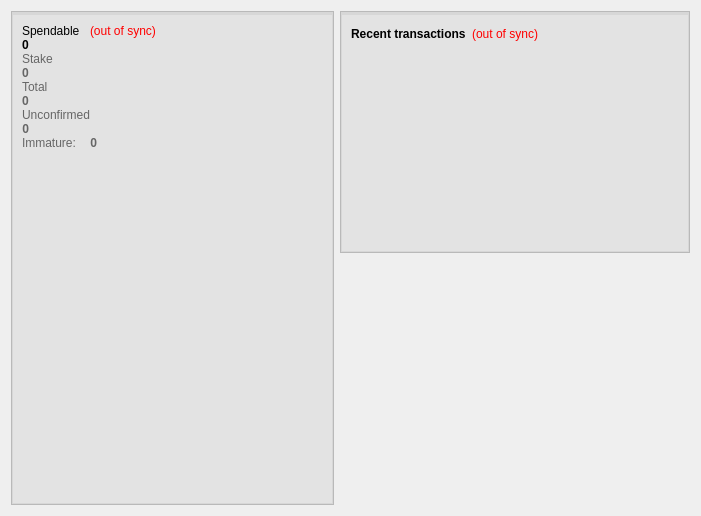
<?xml version="1.0" encoding="UTF-8"?>
<ui version="4.0">
 <class>OverviewPage</class>
 <widget class="QWidget" name="OverviewPage">
  <property name="geometry">
   <rect>
    <x>0</x>
    <y>0</y>
    <width>701</width>
    <height>516</height>
   </rect>
  </property>
  <property name="windowTitle">
   <string>Form</string>
  </property>
  <layout class="QHBoxLayout" name="horizontalLayout" stretch="1,0">
   <item>
    <layout class="QVBoxLayout" name="verticalLayout_2">
     <item>
      <widget class="QFrame" name="frame">
       <property name="styleSheet">
        <string notr="true">#frame
{
background-color: rgb(227, 227, 227);
border: 1px solid rgb(185,185,185);
}

#frame_4
{
border:1px solid rgb(215,215,215);
border-top: 3px solid rgb(215,215,215);
}</string>
       </property>
       <property name="frameShape">
        <enum>QFrame::StyledPanel</enum>
       </property>
       <property name="frameShadow">
        <enum>QFrame::Raised</enum>
       </property>
       <layout class="QVBoxLayout" name="verticalLayout_4">
        <property name="spacing">
         <number>0</number>
        </property>
        <property name="leftMargin">
         <number>0</number>
        </property>
        <property name="topMargin">
         <number>0</number>
        </property>
        <property name="rightMargin">
         <number>0</number>
        </property>
        <property name="bottomMargin">
         <number>0</number>
        </property>
        <item>
         <widget class="QFrame" name="frame_4">
          <property name="frameShape">
           <enum>QFrame::StyledPanel</enum>
          </property>
          <property name="frameShadow">
           <enum>QFrame::Raised</enum>
          </property>
          <layout class="QVBoxLayout" name="verticalLayout_6">
           <item>
            <layout class="QFormLayout" name="formLayout_2">
             <property name="fieldGrowthPolicy">
              <enum>QFormLayout::ExpandingFieldsGrow</enum>
             </property>
             <property name="labelAlignment">
              <set>Qt::AlignLeading|Qt::AlignLeft|Qt::AlignTop</set>
             </property>
             <property name="horizontalSpacing">
              <number>0</number>
             </property>
             <property name="verticalSpacing">
              <number>0</number>
             </property>
             <item row="2" column="0">
              <widget class="QLabel" name="labelBalance">
               <property name="font">
                <font>
                 <weight>75</weight>
                 <bold>true</bold>
                </font>
               </property>
               <property name="cursor">
                <cursorShape>IBeamCursor</cursorShape>
               </property>
               <property name="toolTip">
                <string>Your current spendable balance</string>
               </property>
               <property name="styleSheet">
                <string notr="true">top: -5px;</string>
               </property>
               <property name="text">
                <string notr="true">0</string>
               </property>
               <property name="textInteractionFlags">
                <set>Qt::LinksAccessibleByMouse|Qt::TextSelectableByKeyboard|Qt::TextSelectableByMouse</set>
               </property>
              </widget>
             </item>
             <item row="4" column="0">
              <widget class="QLabel" name="label_6">
               <property name="palette">
                <palette>
                 <active>
                  <colorrole role="WindowText">
                   <brush brushstyle="SolidPattern">
                    <color alpha="255">
                     <red>102</red>
                     <green>102</green>
                     <blue>102</blue>
                    </color>
                   </brush>
                  </colorrole>
                 </active>
                 <inactive>
                  <colorrole role="WindowText">
                   <brush brushstyle="SolidPattern">
                    <color alpha="255">
                     <red>102</red>
                     <green>102</green>
                     <blue>102</blue>
                    </color>
                   </brush>
                  </colorrole>
                 </inactive>
                 <disabled>
                  <colorrole role="WindowText">
                   <brush brushstyle="SolidPattern">
                    <color alpha="255">
                     <red>120</red>
                     <green>120</green>
                     <blue>120</blue>
                    </color>
                   </brush>
                  </colorrole>
                 </disabled>
                </palette>
               </property>
               <property name="text">
                <string>Stake</string>
               </property>
              </widget>
             </item>
             <item row="5" column="0">
              <widget class="QLabel" name="labelStake">
               <property name="palette">
                <palette>
                 <active>
                  <colorrole role="WindowText">
                   <brush brushstyle="SolidPattern">
                    <color alpha="255">
                     <red>102</red>
                     <green>102</green>
                     <blue>102</blue>
                    </color>
                   </brush>
                  </colorrole>
                 </active>
                 <inactive>
                  <colorrole role="WindowText">
                   <brush brushstyle="SolidPattern">
                    <color alpha="255">
                     <red>102</red>
                     <green>102</green>
                     <blue>102</blue>
                    </color>
                   </brush>
                  </colorrole>
                 </inactive>
                 <disabled>
                  <colorrole role="WindowText">
                   <brush brushstyle="SolidPattern">
                    <color alpha="255">
                     <red>120</red>
                     <green>120</green>
                     <blue>120</blue>
                    </color>
                   </brush>
                  </colorrole>
                 </disabled>
                </palette>
               </property>
               <property name="font">
                <font>
                 <weight>75</weight>
                 <bold>true</bold>
                </font>
               </property>
               <property name="cursor">
                <cursorShape>IBeamCursor</cursorShape>
               </property>
               <property name="toolTip">
                <string>Total of coins that was staked, and do not yet count toward the current balance</string>
               </property>
               <property name="text">
                <string notr="true">0</string>
               </property>
               <property name="textInteractionFlags">
                <set>Qt::LinksAccessibleByMouse|Qt::TextSelectableByKeyboard|Qt::TextSelectableByMouse</set>
               </property>
              </widget>
             </item>
             <item row="9" column="0">
              <widget class="QLabel" name="labelTotalText">
               <property name="palette">
                <palette>
                 <active>
                  <colorrole role="WindowText">
                   <brush brushstyle="SolidPattern">
                    <color alpha="255">
                     <red>102</red>
                     <green>102</green>
                     <blue>102</blue>
                    </color>
                   </brush>
                  </colorrole>
                 </active>
                 <inactive>
                  <colorrole role="WindowText">
                   <brush brushstyle="SolidPattern">
                    <color alpha="255">
                     <red>102</red>
                     <green>102</green>
                     <blue>102</blue>
                    </color>
                   </brush>
                  </colorrole>
                 </inactive>
                 <disabled>
                  <colorrole role="WindowText">
                   <brush brushstyle="SolidPattern">
                    <color alpha="255">
                     <red>120</red>
                     <green>120</green>
                     <blue>120</blue>
                    </color>
                   </brush>
                  </colorrole>
                 </disabled>
                </palette>
               </property>
               <property name="text">
                <string>Total</string>
               </property>
              </widget>
             </item>
             <item row="12" column="0">
              <widget class="QLabel" name="labelTotal">
               <property name="palette">
                <palette>
                 <active>
                  <colorrole role="WindowText">
                   <brush brushstyle="SolidPattern">
                    <color alpha="255">
                     <red>102</red>
                     <green>102</green>
                     <blue>102</blue>
                    </color>
                   </brush>
                  </colorrole>
                 </active>
                 <inactive>
                  <colorrole role="WindowText">
                   <brush brushstyle="SolidPattern">
                    <color alpha="255">
                     <red>102</red>
                     <green>102</green>
                     <blue>102</blue>
                    </color>
                   </brush>
                  </colorrole>
                 </inactive>
                 <disabled>
                  <colorrole role="WindowText">
                   <brush brushstyle="SolidPattern">
                    <color alpha="255">
                     <red>120</red>
                     <green>120</green>
                     <blue>120</blue>
                    </color>
                   </brush>
                  </colorrole>
                 </disabled>
                </palette>
               </property>
               <property name="font">
                <font>
                 <weight>75</weight>
                 <bold>true</bold>
                </font>
               </property>
               <property name="cursor">
                <cursorShape>IBeamCursor</cursorShape>
               </property>
               <property name="toolTip">
                <string>Your current total balance</string>
               </property>
               <property name="text">
                <string notr="true">0</string>
               </property>
               <property name="textInteractionFlags">
                <set>Qt::LinksAccessibleByMouse|Qt::TextSelectableByKeyboard|Qt::TextSelectableByMouse</set>
               </property>
              </widget>
             </item>
             <item row="17" column="0">
              <widget class="QLabel" name="label_3">
               <property name="palette">
                <palette>
                 <active>
                  <colorrole role="WindowText">
                   <brush brushstyle="SolidPattern">
                    <color alpha="255">
                     <red>102</red>
                     <green>102</green>
                     <blue>102</blue>
                    </color>
                   </brush>
                  </colorrole>
                 </active>
                 <inactive>
                  <colorrole role="WindowText">
                   <brush brushstyle="SolidPattern">
                    <color alpha="255">
                     <red>102</red>
                     <green>102</green>
                     <blue>102</blue>
                    </color>
                   </brush>
                  </colorrole>
                 </inactive>
                 <disabled>
                  <colorrole role="WindowText">
                   <brush brushstyle="SolidPattern">
                    <color alpha="255">
                     <red>120</red>
                     <green>120</green>
                     <blue>120</blue>
                    </color>
                   </brush>
                  </colorrole>
                 </disabled>
                </palette>
               </property>
               <property name="text">
                <string>&lt;html&gt;&lt;head/&gt;&lt;body&gt;&lt;p&gt;Unconfirmed&lt;/p&gt;&lt;/body&gt;&lt;/html&gt;</string>
               </property>
              </widget>
             </item>
             <item row="19" column="0">
              <widget class="QLabel" name="labelImmatureText">
               <property name="palette">
                <palette>
                 <active>
                  <colorrole role="WindowText">
                   <brush brushstyle="SolidPattern">
                    <color alpha="255">
                     <red>102</red>
                     <green>102</green>
                     <blue>102</blue>
                    </color>
                   </brush>
                  </colorrole>
                  <colorrole role="Text">
                   <brush brushstyle="SolidPattern">
                    <color alpha="255">
                     <red>94</red>
                     <green>94</green>
                     <blue>94</blue>
                    </color>
                   </brush>
                  </colorrole>
                 </active>
                 <inactive>
                  <colorrole role="WindowText">
                   <brush brushstyle="SolidPattern">
                    <color alpha="255">
                     <red>102</red>
                     <green>102</green>
                     <blue>102</blue>
                    </color>
                   </brush>
                  </colorrole>
                  <colorrole role="Text">
                   <brush brushstyle="SolidPattern">
                    <color alpha="255">
                     <red>94</red>
                     <green>94</green>
                     <blue>94</blue>
                    </color>
                   </brush>
                  </colorrole>
                 </inactive>
                 <disabled>
                  <colorrole role="WindowText">
                   <brush brushstyle="SolidPattern">
                    <color alpha="255">
                     <red>120</red>
                     <green>120</green>
                     <blue>120</blue>
                    </color>
                   </brush>
                  </colorrole>
                  <colorrole role="Text">
                   <brush brushstyle="SolidPattern">
                    <color alpha="255">
                     <red>120</red>
                     <green>120</green>
                     <blue>120</blue>
                    </color>
                   </brush>
                  </colorrole>
                 </disabled>
                </palette>
               </property>
               <property name="text">
                <string>Immature:</string>
               </property>
              </widget>
             </item>
             <item row="19" column="1">
              <widget class="QLabel" name="labelImmature">
               <property name="palette">
                <palette>
                 <active>
                  <colorrole role="WindowText">
                   <brush brushstyle="SolidPattern">
                    <color alpha="255">
                     <red>102</red>
                     <green>102</green>
                     <blue>102</blue>
                    </color>
                   </brush>
                  </colorrole>
                 </active>
                 <inactive>
                  <colorrole role="WindowText">
                   <brush brushstyle="SolidPattern">
                    <color alpha="255">
                     <red>102</red>
                     <green>102</green>
                     <blue>102</blue>
                    </color>
                   </brush>
                  </colorrole>
                 </inactive>
                 <disabled>
                  <colorrole role="WindowText">
                   <brush brushstyle="SolidPattern">
                    <color alpha="255">
                     <red>120</red>
                     <green>120</green>
                     <blue>120</blue>
                    </color>
                   </brush>
                  </colorrole>
                 </disabled>
                </palette>
               </property>
               <property name="font">
                <font>
                 <weight>75</weight>
                 <bold>true</bold>
                </font>
               </property>
               <property name="toolTip">
                <string>Mined balance that has not yet matured</string>
               </property>
               <property name="text">
                <string notr="true">0</string>
               </property>
               <property name="alignment">
                <set>Qt::AlignRight|Qt::AlignTrailing|Qt::AlignVCenter</set>
               </property>
               <property name="textInteractionFlags">
                <set>Qt::LinksAccessibleByMouse|Qt::TextSelectableByKeyboard|Qt::TextSelectableByMouse</set>
               </property>
              </widget>
             </item>
             <item row="1" column="1">
              <widget class="QLabel" name="labelWalletStatus">
               <property name="toolTip">
                <string>The displayed information may be out of date. Your wallet automatically synchronizes with the BitBay network after a connection is established, but this process has not completed yet.</string>
               </property>
               <property name="styleSheet">
                <string notr="true">QLabel { color: red; }</string>
               </property>
               <property name="text">
                <string notr="true">(out of sync)</string>
               </property>
               <property name="alignment">
                <set>Qt::AlignLeading|Qt::AlignLeft|Qt::AlignVCenter</set>
               </property>
              </widget>
             </item>
             <item row="1" column="0">
              <widget class="QLabel" name="label">
               <property name="text">
                <string>Spendable</string>
               </property>
              </widget>
             </item>
             <item row="18" column="0">
              <widget class="QLabel" name="labelUnconfirmed">
               <property name="palette">
                <palette>
                 <active>
                  <colorrole role="WindowText">
                   <brush brushstyle="SolidPattern">
                    <color alpha="255">
                     <red>102</red>
                     <green>102</green>
                     <blue>102</blue>
                    </color>
                   </brush>
                  </colorrole>
                 </active>
                 <inactive>
                  <colorrole role="WindowText">
                   <brush brushstyle="SolidPattern">
                    <color alpha="255">
                     <red>102</red>
                     <green>102</green>
                     <blue>102</blue>
                    </color>
                   </brush>
                  </colorrole>
                 </inactive>
                 <disabled>
                  <colorrole role="WindowText">
                   <brush brushstyle="SolidPattern">
                    <color alpha="255">
                     <red>120</red>
                     <green>120</green>
                     <blue>120</blue>
                    </color>
                   </brush>
                  </colorrole>
                 </disabled>
                </palette>
               </property>
               <property name="font">
                <font>
                 <weight>75</weight>
                 <bold>true</bold>
                </font>
               </property>
               <property name="cursor">
                <cursorShape>IBeamCursor</cursorShape>
               </property>
               <property name="toolTip">
                <string>Total of transactions that have yet to be confirmed, and do not yet count toward the current balance</string>
               </property>
               <property name="layoutDirection">
                <enum>Qt::LeftToRight</enum>
               </property>
               <property name="text">
                <string notr="true">0</string>
               </property>
               <property name="alignment">
                <set>Qt::AlignRight|Qt::AlignTrailing|Qt::AlignVCenter</set>
               </property>
               <property name="textInteractionFlags">
                <set>Qt::LinksAccessibleByMouse|Qt::TextSelectableByKeyboard|Qt::TextSelectableByMouse</set>
               </property>
              </widget>
             </item>
             <item row="20" column="0">
              <spacer name="verticalSpacer_4">
               <property name="orientation">
                <enum>Qt::Vertical</enum>
               </property>
               <property name="sizeHint" stdset="0">
                <size>
                 <width>20</width>
                 <height>40</height>
                </size>
               </property>
              </spacer>
             </item>
            </layout>
           </item>
           <item>
            <spacer name="verticalSpacer">
             <property name="orientation">
              <enum>Qt::Vertical</enum>
             </property>
             <property name="sizeHint" stdset="0">
              <size>
               <width>20</width>
               <height>40</height>
              </size>
             </property>
            </spacer>
           </item>
          </layout>
         </widget>
        </item>
       </layout>
      </widget>
     </item>
    </layout>
   </item>
   <item>
    <layout class="QVBoxLayout" name="verticalLayout_3">
     <item>
      <widget class="QFrame" name="frame_2">
       <property name="minimumSize">
        <size>
         <width>350</width>
         <height>0</height>
        </size>
       </property>
       <property name="styleSheet">
        <string notr="true">#frame_2
{
background-color: rgb(227, 227, 227);
border: 1px solid rgb(185,185,185);
}

#frame_3
{
border:1px solid rgb(215,215,215);
border-top: 3px solid rgb(215,215,215);
}</string>
       </property>
       <property name="frameShape">
        <enum>QFrame::StyledPanel</enum>
       </property>
       <property name="frameShadow">
        <enum>QFrame::Raised</enum>
       </property>
       <layout class="QVBoxLayout" name="verticalLayout">
        <property name="spacing">
         <number>0</number>
        </property>
        <property name="leftMargin">
         <number>0</number>
        </property>
        <property name="topMargin">
         <number>0</number>
        </property>
        <property name="rightMargin">
         <number>0</number>
        </property>
        <property name="bottomMargin">
         <number>0</number>
        </property>
        <item>
         <widget class="QFrame" name="frame_3">
          <property name="minimumSize">
           <size>
            <width>0</width>
            <height>10</height>
           </size>
          </property>
          <property name="frameShape">
           <enum>QFrame::StyledPanel</enum>
          </property>
          <property name="frameShadow">
           <enum>QFrame::Raised</enum>
          </property>
          <layout class="QVBoxLayout" name="verticalLayout_5">
           <property name="leftMargin">
            <number>9</number>
           </property>
           <item>
            <layout class="QHBoxLayout" name="horizontalLayout_2">
             <item>
              <widget class="QLabel" name="label_4">
               <property name="text">
                <string>&lt;b&gt;Recent transactions&lt;/b&gt;</string>
               </property>
              </widget>
             </item>
             <item>
              <widget class="QLabel" name="labelTransactionsStatus">
               <property name="toolTip">
                <string>The displayed information may be out of date. Your wallet automatically synchronizes with the BitBay network after a connection is established, but this process has not completed yet.</string>
               </property>
               <property name="styleSheet">
                <string notr="true">QLabel { color: red; }</string>
               </property>
               <property name="text">
                <string notr="true">(out of sync)</string>
               </property>
               <property name="alignment">
                <set>Qt::AlignRight|Qt::AlignTrailing|Qt::AlignVCenter</set>
               </property>
              </widget>
             </item>
             <item>
              <spacer name="horizontalSpacer">
               <property name="orientation">
                <enum>Qt::Horizontal</enum>
               </property>
               <property name="sizeHint" stdset="0">
                <size>
                 <width>40</width>
                 <height>20</height>
                </size>
               </property>
              </spacer>
             </item>
            </layout>
           </item>
           <item>
            <widget class="QListView" name="listTransactions">
             <property name="styleSheet">
              <string notr="true">QListView { background: transparent; }</string>
             </property>
             <property name="frameShape">
              <enum>QFrame::NoFrame</enum>
             </property>
             <property name="verticalScrollBarPolicy">
              <enum>Qt::ScrollBarAlwaysOff</enum>
             </property>
             <property name="horizontalScrollBarPolicy">
              <enum>Qt::ScrollBarAlwaysOff</enum>
             </property>
             <property name="selectionMode">
              <enum>QAbstractItemView::NoSelection</enum>
             </property>
            </widget>
           </item>
          </layout>
          <zorder>listTransactions</zorder>
          <zorder></zorder>
         </widget>
        </item>
       </layout>
      </widget>
     </item>
     <item>
      <spacer name="verticalSpacer_2">
       <property name="orientation">
        <enum>Qt::Vertical</enum>
       </property>
       <property name="sizeHint" stdset="0">
        <size>
         <width>347</width>
         <height>13</height>
        </size>
       </property>
      </spacer>
     </item>
     <item alignment="Qt::AlignHCenter">
      <widget class="QLabel" name="label_2">
       <property name="minimumSize">
        <size>
         <width>200</width>
         <height>200</height>
        </size>
       </property>
       <property name="maximumSize">
        <size>
         <width>256</width>
         <height>256</height>
        </size>
       </property>
       <property name="text">
        <string>&lt;html&gt;&lt;head/&gt;&lt;body&gt;&lt;p align=&quot;center&quot;&gt;&lt;img src=&quot;:/images/wallet&quot;/&gt;&lt;/p&gt;&lt;/body&gt;&lt;/html&gt;</string>
       </property>
       <property name="alignment">
        <set>Qt::AlignBottom|Qt::AlignRight|Qt::AlignTrailing</set>
       </property>
      </widget>
     </item>
     <item>
      <spacer name="verticalSpacer_3">
       <property name="orientation">
        <enum>Qt::Vertical</enum>
       </property>
       <property name="sizeHint" stdset="0">
        <size>
         <width>347</width>
         <height>13</height>
        </size>
       </property>
      </spacer>
     </item>
    </layout>
   </item>
  </layout>
 </widget>
 <resources/>
 <connections/>
</ui>
